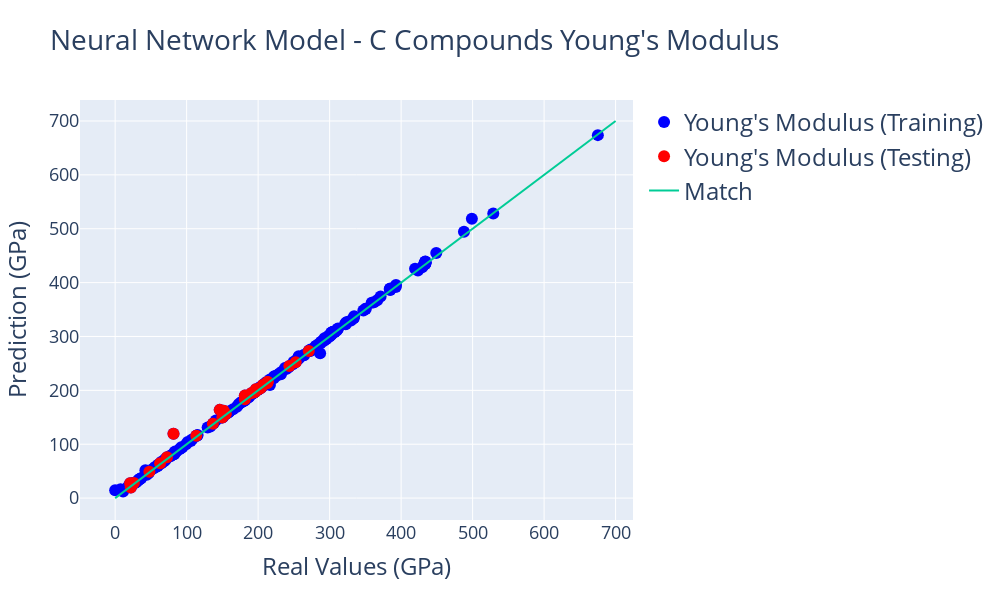

The notebook cell saved with this chart:
### Markdown cell above
### 4. Plotting

The easiest way to see if the model did a good job estimating the Young's Modulus for the Elements is through a plot comparing Real Values with their Predictions. We will use [Plotly](https://plot.ly/python/) to create a plot like that. We covered how to plot in Plotly in the first tutorial of this tool. For values in this plot, the line (x = y) indicates a perfect match and would be the desirable result for the points. As you analyze the plot, you can hover on the points to see the data we obtained in the cell above.

### Code cell
import plotly
import plotly.graph_objs as go
from plotly.offline import iplot

plotly.offline.init_notebook_mode(connected=True)

layout0= go.Layout(title=go.layout.Title(text="Neural Network Model - C Compounds Young's Modulus", font=dict(size=28)), hovermode= 'closest', width = 1000, height=600, showlegend=True,  # Hovermode establishes the way the labels that appear when you hover are arranged # Establishing a square plot width=height
    xaxis= dict(title=go.layout.xaxis.Title(text='Real Values (GPa)', font=dict(size=24)), zeroline= False, gridwidth= 1, tickfont=dict(size=18)), # Axis Titles. Removing the X-axis Mark. Adding a Grid
    yaxis= dict(title=go.layout.yaxis.Title(text='Prediction (GPa)', font=dict(size=24)), zeroline= False, gridwidth= 1, tickfont=dict(size=18)), # Axis Titles. Removing the Y-axis Mark. Adding a Grid
    legend=dict(font=dict(size=24))) # Adding a legend

trace0 = go.Scatter(x = all_labels, y = predictions, mode = 'markers', marker= dict(size= 12, color= 'blue'), text= elements, name = 'Young\'s Modulus (Training)')
trace1 = go.Scatter(x = test_labels, y = test_predictions, mode = 'markers', marker= dict(size= 12, color= 'red'), text = labeled_elements, name = 'Young\'s Modulus (Testing)')
trace2 = go.Scatter(x = [0,700], y = [0,700], mode = 'lines', name = "Match") # This trace is the line X = Y which would indicate that the Prediction equals the real value

data = [trace0, trace1, trace2]
fig= go.Figure(data, layout=layout0)
iplot(fig)

### Figure 1 — Plotly figure (JSON) as saved in the notebook; plotly's stock layout.template omitted (floating-point values rounded to 4 significant figures; data arrays with more than 128 entries replaced by an {"elided": "..."} marker saying what was removed)
{"data": [{"marker": {"color": "blue", "size": 12}, "mode": "markers", "name": "Young's Modulus (Training)", "text": {"elided": "232 str values"}, "type": "scatter", "x": {"elided": "232 float values"}, "y": {"elided": "232 float values"}}, {"marker": {"color": "red", "size": 12}, "mode": "markers", "name": "Young's Modulus (Testing)", "text": ["La3InC", "Sc3AlC", "Y3AlC", "Hf2SnC", "NaCNO", "NdNi2B2C", "CaMg(CO3)2", "K2Ca(CO3)2", "Ti2CdC", "Ce2Re2Si2C", "LaNi2B2C", "TbNi2B2C", "KHCO3", "TmNi2B2C", "HoCr2Si2C", "Sm2Fe2Si2C", "Er2Fe2Si2C", "Sr2C(NCl)2", "ErNi2B2C", "DyNi2B2C", "NaCSN", "La2Si4CN6", "Tm2Fe2Si2C", "UNi2B2C", "Ho2Fe2Si2C", "Y2Fe2Si2C", "Lu2Fe2Si2C", "HoSiRu2C", "Y2Si4CN6", "Tb2Fe2Si2C", "LaB2Rh2C", "KCaCO3F"], "type": "scatter", "x": [81.6, 195.9, 149.9, 213.3, 21.92, 195.4, 113.5, 62.88, 136.7, 154.8, 181.4, 196.8, 26.2, 196.8, 270.8, 181.4, 212.5, 47.88, 195, 190.3, 20.96, 146.3, 213.3, 243.7, 206.6, 204.2, 212.5, 201.7, 252.5, 200.9, 151.8, 72.5], "y": [119.5, 197.6, 149.6, 215.3, 19.53, 198.1, 115.7, 64.53, 138.0, 156.3, 190.2, 199.2, 28.12, 202.1, 272.9, 183.7, 213.4, 48.99, 196.3, 194.7, 27.52, 163.8, 215.4, 245.1, 209.9, 205.0, 214.1, 203.4, 252.3, 202.1, 162.1, 76.0]}, {"mode": "lines", "name": "Match", "type": "scatter", "x": [0, 700], "y": [0, 700]}], "layout": {"height": 600, "hovermode": "closest", "legend": {"font": {"size": 24}}, "showlegend": true, "title": {"font": {"size": 28}, "text": "Neural Network Model - C Compounds Young's Modulus"}, "width": 1000, "xaxis": {"gridwidth": 1, "tickfont": {"size": 18}, "title": {"font": {"size": 24}, "text": "Real Values (GPa)"}, "zeroline": false}, "yaxis": {"gridwidth": 1, "tickfont": {"size": 18}, "title": {"font": {"size": 24}, "text": "Prediction (GPa)"}, "zeroline": false}}}
